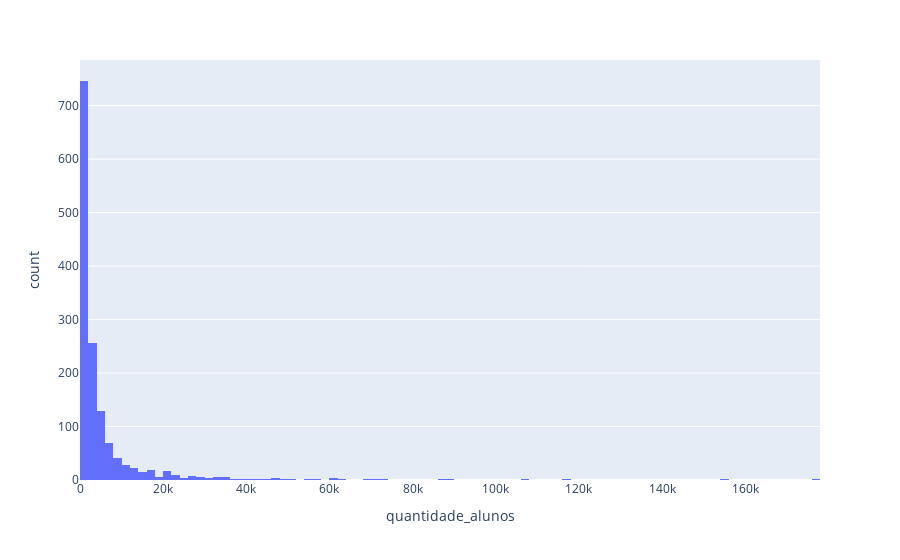

This figure's notebook cell:
### Code cell
import plotly.express as px

px.histogram(cursos_pd, x="quantidade_alunos")

### Figure 1 — Plotly figure (JSON) as saved in the notebook; plotly's stock layout.template omitted (floating-point values rounded to 4 significant figures; data arrays with more than 128 entries replaced by an {"elided": "..."} marker saying what was removed)
{"data": [{"alignmentgroup": "True", "bingroup": "x", "hovertemplate": "quantidade_alunos=%{x}<br>count=%{y}<extra></extra>", "legendgroup": "", "marker": {"color": "#636efa", "pattern": {"shape": ""}}, "name": "", "offsetgroup": "", "orientation": "v", "showlegend": false, "type": "histogram", "x": {"elided": "1420 int values"}, "xaxis": "x", "yaxis": "y"}], "layout": {"barmode": "relative", "legend": {"tracegroupgap": 0}, "margin": {"t": 60}, "xaxis": {"anchor": "y", "domain": [0, 1], "title": {"text": "quantidade_alunos"}}, "yaxis": {"anchor": "x", "domain": [0, 1], "title": {"text": "count"}}}}
